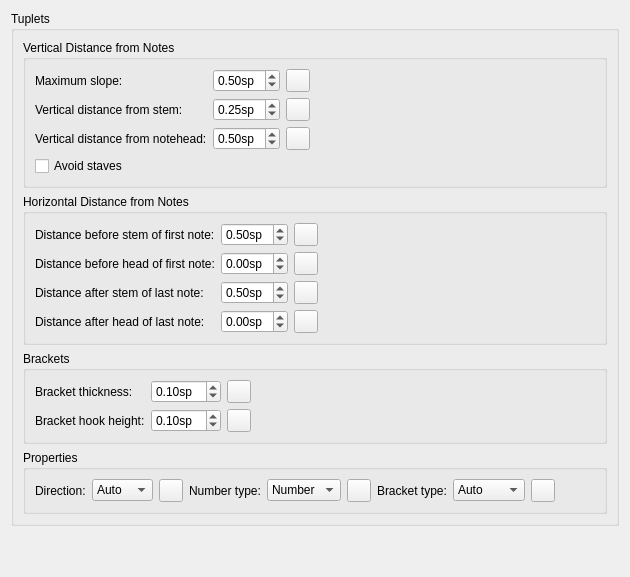
      <widget class="QWidget" name="PageTuplets">
       <layout class="QVBoxLayout" name="verticalLayout_301">
        <property name="spacing">
         <number>0</number>
        </property>
        <item>
         <widget class="QGroupBox" name="groupBox">
          <property name="title">
           <string>Tuplets</string>
          </property>
          <layout class="QVBoxLayout" name="verticalLayout_38">
           <item>
            <widget class="QGroupBox" name="verticalDistance">
             <property name="title">
              <string>Vertical Distance from Notes</string>
             </property>
             <layout class="QGridLayout" name="gridLayout_20">
              <item row="0" column="2">
               <widget class="QToolButton" name="resetTupletMaxSlope">
                <property name="sizePolicy">
                 <sizepolicy hsizetype="Fixed" vsizetype="Fixed">
                  <horstretch>0</horstretch>
                  <verstretch>0</verstretch>
                 </sizepolicy>
                </property>
                <property name="toolTip">
                 <string>Reset to default</string>
                </property>
                <property name="accessibleName">
                 <string>Reset 'Maximum slope' value</string>
                </property>
                <property name="text">
                 <string notr="true"/>
                </property>
                <property name="icon">
                 <iconset resource="musescore.qrc">
                  <normaloff>:/data/icons/edit-reset.svg</normaloff>:/data/icons/edit-reset.svg</iconset>
                </property>
               </widget>
              </item>
              <item row="0" column="0">
               <widget class="QLabel" name="label_48">
                <property name="text">
                 <string>Maximum slope:</string>
                </property>
                <property name="buddy">
                 <cstring>tupletMaxSlope</cstring>
                </property>
               </widget>
              </item>
              <item row="0" column="1">
               <widget class="QDoubleSpinBox" name="tupletMaxSlope">
                <property name="suffix">
                 <string extracomment="spatium unit">sp</string>
                </property>
                <property name="maximum">
                 <double>1.000000000000000</double>
                </property>
                <property name="singleStep">
                 <double>0.050000000000000</double>
                </property>
                <property name="value">
                 <double>0.500000000000000</double>
                </property>
               </widget>
              </item>
              <item row="1" column="0">
               <widget class="QLabel" name="label_49">
                <property name="text">
                 <string>Vertical distance from stem:</string>
                </property>
                <property name="buddy">
                 <cstring>tupletVStemDistance</cstring>
                </property>
               </widget>
              </item>
              <item row="1" column="2">
               <widget class="QToolButton" name="resetTupletVStemDistance">
                <property name="sizePolicy">
                 <sizepolicy hsizetype="Fixed" vsizetype="Fixed">
                  <horstretch>0</horstretch>
                  <verstretch>0</verstretch>
                 </sizepolicy>
                </property>
                <property name="toolTip">
                 <string>Reset to default</string>
                </property>
                <property name="accessibleName">
                 <string>Reset 'Vertical distance from stem' value</string>
                </property>
                <property name="text">
                 <string notr="true"/>
                </property>
                <property name="icon">
                 <iconset resource="musescore.qrc">
                  <normaloff>:/data/icons/edit-reset.svg</normaloff>:/data/icons/edit-reset.svg</iconset>
                </property>
               </widget>
              </item>
              <item row="2" column="1">
               <widget class="QDoubleSpinBox" name="tupletVHeadDistance">
                <property name="suffix">
                 <string>sp</string>
                </property>
                <property name="minimum">
                 <double>-5.000000000000000</double>
                </property>
                <property name="maximum">
                 <double>5.000000000000000</double>
                </property>
                <property name="singleStep">
                 <double>0.050000000000000</double>
                </property>
                <property name="value">
                 <double>0.500000000000000</double>
                </property>
               </widget>
              </item>
              <item row="2" column="2">
               <widget class="QToolButton" name="resetTupletVHeadDistance">
                <property name="sizePolicy">
                 <sizepolicy hsizetype="Fixed" vsizetype="Fixed">
                  <horstretch>0</horstretch>
                  <verstretch>0</verstretch>
                 </sizepolicy>
                </property>
                <property name="toolTip">
                 <string>Reset to default</string>
                </property>
                <property name="accessibleName">
                 <string>Reset 'Vertical distance from notehead' value</string>
                </property>
                <property name="text">
                 <string notr="true"/>
                </property>
                <property name="icon">
                 <iconset resource="musescore.qrc">
                  <normaloff>:/data/icons/edit-reset.svg</normaloff>:/data/icons/edit-reset.svg</iconset>
                </property>
               </widget>
              </item>
              <item row="2" column="0">
               <widget class="QLabel" name="label_50">
                <property name="text">
                 <string>Vertical distance from notehead:</string>
                </property>
                <property name="buddy">
                 <cstring>tupletVHeadDistance</cstring>
                </property>
               </widget>
              </item>
              <item row="1" column="1">
               <widget class="QDoubleSpinBox" name="tupletVStemDistance">
                <property name="suffix">
                 <string>sp</string>
                </property>
                <property name="minimum">
                 <double>-5.000000000000000</double>
                </property>
                <property name="maximum">
                 <double>5.000000000000000</double>
                </property>
                <property name="singleStep">
                 <double>0.050000000000000</double>
                </property>
                <property name="value">
                 <double>0.250000000000000</double>
                </property>
               </widget>
              </item>
              <item row="0" column="3">
               <spacer name="horizontalSpacer_28">
                <property name="orientation">
                 <enum>Qt::Horizontal</enum>
                </property>
                <property name="sizeHint" stdset="0">
                 <size>
                  <width>40</width>
                  <height>20</height>
                 </size>
                </property>
               </spacer>
              </item>
              <item row="3" column="0" colspan="3">
               <widget class="QCheckBox" name="tupletOutOfStaff">
                <property name="text">
                 <string>Avoid staves</string>
                </property>
               </widget>
              </item>
             </layout>
            </widget>
           </item>
           <item>
            <widget class="QGroupBox" name="groupBox_26">
             <property name="title">
              <string>Horizontal Distance from Notes</string>
             </property>
             <layout class="QGridLayout" name="gridLayout_17">
              <item row="1" column="1">
               <widget class="QDoubleSpinBox" name="tupletNoteLeftDistance">
                <property name="suffix">
                 <string>sp</string>
                </property>
                <property name="minimum">
                 <double>-5.000000000000000</double>
                </property>
                <property name="maximum">
                 <double>5.000000000000000</double>
                </property>
                <property name="singleStep">
                 <double>0.050000000000000</double>
                </property>
               </widget>
              </item>
              <item row="2" column="0">
               <widget class="QLabel" name="label_56">
                <property name="text">
                 <string>Distance after stem of last note:</string>
                </property>
                <property name="buddy">
                 <cstring>tupletStemRightDistance</cstring>
                </property>
               </widget>
              </item>
              <item row="0" column="1">
               <widget class="QDoubleSpinBox" name="tupletStemLeftDistance">
                <property name="suffix">
                 <string>sp</string>
                </property>
                <property name="minimum">
                 <double>-5.000000000000000</double>
                </property>
                <property name="maximum">
                 <double>5.000000000000000</double>
                </property>
                <property name="singleStep">
                 <double>0.050000000000000</double>
                </property>
                <property name="value">
                 <double>0.500000000000000</double>
                </property>
               </widget>
              </item>
              <item row="2" column="1">
               <widget class="QDoubleSpinBox" name="tupletStemRightDistance">
                <property name="suffix">
                 <string>sp</string>
                </property>
                <property name="minimum">
                 <double>-5.000000000000000</double>
                </property>
                <property name="maximum">
                 <double>5.000000000000000</double>
                </property>
                <property name="singleStep">
                 <double>0.050000000000000</double>
                </property>
                <property name="value">
                 <double>0.500000000000000</double>
                </property>
               </widget>
              </item>
              <item row="3" column="0">
               <widget class="QLabel" name="label_58">
                <property name="text">
                 <string>Distance after head of last note:</string>
                </property>
                <property name="buddy">
                 <cstring>tupletNoteRightDistance</cstring>
                </property>
               </widget>
              </item>
              <item row="3" column="2">
               <widget class="QToolButton" name="resetTupletNoteRightDistance">
                <property name="sizePolicy">
                 <sizepolicy hsizetype="Fixed" vsizetype="Fixed">
                  <horstretch>0</horstretch>
                  <verstretch>0</verstretch>
                 </sizepolicy>
                </property>
                <property name="toolTip">
                 <string>Reset to default</string>
                </property>
                <property name="accessibleName">
                 <string>Reset 'Distance after head of last note' value</string>
                </property>
                <property name="text">
                 <string notr="true"/>
                </property>
                <property name="icon">
                 <iconset resource="musescore.qrc">
                  <normaloff>:/data/icons/edit-reset.svg</normaloff>:/data/icons/edit-reset.svg</iconset>
                </property>
               </widget>
              </item>
              <item row="1" column="2">
               <widget class="QToolButton" name="resetTupletNoteLeftDistance">
                <property name="sizePolicy">
                 <sizepolicy hsizetype="Fixed" vsizetype="Fixed">
                  <horstretch>0</horstretch>
                  <verstretch>0</verstretch>
                 </sizepolicy>
                </property>
                <property name="toolTip">
                 <string>Reset to default</string>
                </property>
                <property name="accessibleName">
                 <string>Reset 'Distance before head of first note' value</string>
                </property>
                <property name="text">
                 <string notr="true"/>
                </property>
                <property name="icon">
                 <iconset resource="musescore.qrc">
                  <normaloff>:/data/icons/edit-reset.svg</normaloff>:/data/icons/edit-reset.svg</iconset>
                </property>
               </widget>
              </item>
              <item row="0" column="2">
               <widget class="QToolButton" name="resetTupletStemLeftDistance">
                <property name="sizePolicy">
                 <sizepolicy hsizetype="Fixed" vsizetype="Fixed">
                  <horstretch>0</horstretch>
                  <verstretch>0</verstretch>
                 </sizepolicy>
                </property>
                <property name="toolTip">
                 <string>Reset to default</string>
                </property>
                <property name="accessibleName">
                 <string>Reset 'Distance before stem of first note' value</string>
                </property>
                <property name="text">
                 <string notr="true"/>
                </property>
                <property name="icon">
                 <iconset resource="musescore.qrc">
                  <normaloff>:/data/icons/edit-reset.svg</normaloff>:/data/icons/edit-reset.svg</iconset>
                </property>
               </widget>
              </item>
              <item row="0" column="0">
               <widget class="QLabel" name="label_51">
                <property name="text">
                 <string>Distance before stem of first note:</string>
                </property>
                <property name="buddy">
                 <cstring>tupletStemLeftDistance</cstring>
                </property>
               </widget>
              </item>
              <item row="3" column="1">
               <widget class="QDoubleSpinBox" name="tupletNoteRightDistance">
                <property name="suffix">
                 <string>sp</string>
                </property>
                <property name="minimum">
                 <double>-5.000000000000000</double>
                </property>
                <property name="maximum">
                 <double>5.000000000000000</double>
                </property>
                <property name="singleStep">
                 <double>0.050000000000000</double>
                </property>
               </widget>
              </item>
              <item row="1" column="0">
               <widget class="QLabel" name="label_55">
                <property name="text">
                 <string>Distance before head of first note:</string>
                </property>
                <property name="buddy">
                 <cstring>tupletNoteLeftDistance</cstring>
                </property>
               </widget>
              </item>
              <item row="2" column="2">
               <widget class="QToolButton" name="resetTupletStemRightDistance">
                <property name="sizePolicy">
                 <sizepolicy hsizetype="Fixed" vsizetype="Fixed">
                  <horstretch>0</horstretch>
                  <verstretch>0</verstretch>
                 </sizepolicy>
                </property>
                <property name="toolTip">
                 <string>Reset to default</string>
                </property>
                <property name="accessibleName">
                 <string>Reset 'Distance after stem of last note' value</string>
                </property>
                <property name="text">
                 <string notr="true"/>
                </property>
                <property name="icon">
                 <iconset resource="musescore.qrc">
                  <normaloff>:/data/icons/edit-reset.svg</normaloff>:/data/icons/edit-reset.svg</iconset>
                </property>
               </widget>
              </item>
              <item row="0" column="3">
               <spacer name="horizontalSpacer_27">
                <property name="orientation">
                 <enum>Qt::Horizontal</enum>
                </property>
                <property name="sizeHint" stdset="0">
                 <size>
                  <width>40</width>
                  <height>20</height>
                 </size>
                </property>
               </spacer>
              </item>
             </layout>
            </widget>
           </item>
           <item>
            <widget class="QGroupBox" name="groupBox_19">
             <property name="title">
              <string>Brackets</string>
             </property>
             <layout class="QGridLayout" name="gridLayout_21">
              <item row="0" column="0">
               <widget class="QLabel" name="label_6">
                <property name="text">
                 <string>Bracket thickness:</string>
                </property>
                <property name="buddy">
                 <cstring>tupletBracketWidth</cstring>
                </property>
               </widget>
              </item>
              <item row="0" column="3">
               <spacer name="horizontalSpacer_29">
                <property name="orientation">
                 <enum>Qt::Horizontal</enum>
                </property>
                <property name="sizeHint" stdset="0">
                 <size>
                  <width>40</width>
                  <height>20</height>
                 </size>
                </property>
               </spacer>
              </item>
              <item row="0" column="2">
               <widget class="QToolButton" name="resetTupletBracketWidth">
                <property name="sizePolicy">
                 <sizepolicy hsizetype="Fixed" vsizetype="Fixed">
                  <horstretch>0</horstretch>
                  <verstretch>0</verstretch>
                 </sizepolicy>
                </property>
                <property name="toolTip">
                 <string>Reset to default</string>
                </property>
                <property name="accessibleName">
                 <string>Reset 'Bracket hook height' value</string>
                </property>
                <property name="text">
                 <string notr="true"/>
                </property>
                <property name="icon">
                 <iconset resource="musescore.qrc">
                  <normaloff>:/data/icons/edit-reset.svg</normaloff>:/data/icons/edit-reset.svg</iconset>
                </property>
               </widget>
              </item>
              <item row="1" column="0">
               <widget class="QLabel" name="label_187">
                <property name="text">
                 <string>Bracket hook height:</string>
                </property>
               </widget>
              </item>
              <item row="0" column="1">
               <widget class="QDoubleSpinBox" name="tupletBracketWidth">
                <property name="suffix">
                 <string>sp</string>
                </property>
                <property name="minimum">
                 <double>0.050000000000000</double>
                </property>
                <property name="maximum">
                 <double>1.000000000000000</double>
                </property>
                <property name="singleStep">
                 <double>0.050000000000000</double>
                </property>
                <property name="value">
                 <double>0.100000000000000</double>
                </property>
               </widget>
              </item>
              <item row="1" column="1">
               <widget class="QDoubleSpinBox" name="tupletBracketHookHeight">
                <property name="suffix">
                 <string>sp</string>
                </property>
                <property name="minimum">
                 <double>0.050000000000000</double>
                </property>
                <property name="maximum">
                 <double>10.000000000000000</double>
                </property>
                <property name="singleStep">
                 <double>0.050000000000000</double>
                </property>
                <property name="value">
                 <double>0.100000000000000</double>
                </property>
               </widget>
              </item>
              <item row="1" column="2">
               <widget class="QToolButton" name="resetTupletBracketHookHeight">
                <property name="sizePolicy">
                 <sizepolicy hsizetype="Fixed" vsizetype="Fixed">
                  <horstretch>0</horstretch>
                  <verstretch>0</verstretch>
                 </sizepolicy>
                </property>
                <property name="toolTip">
                 <string>Reset to default</string>
                </property>
                <property name="accessibleName">
                 <string>Reset 'Bracket thickness' value</string>
                </property>
                <property name="text">
                 <string notr="true"/>
                </property>
                <property name="icon">
                 <iconset resource="musescore.qrc">
                  <normaloff>:/data/icons/edit-reset.svg</normaloff>:/data/icons/edit-reset.svg</iconset>
                </property>
               </widget>
              </item>
             </layout>
            </widget>
           </item>
           <item>
            <widget class="QGroupBox" name="groupBox_30">
             <property name="title">
              <string>Properties</string>
             </property>
             <layout class="QGridLayout" name="gridLayout_19">
              <item row="0" column="0">
               <widget class="QLabel" name="label_114">
                <property name="text">
                 <string>Direction:</string>
                </property>
                <property name="buddy">
                 <cstring>tupletDirection</cstring>
                </property>
               </widget>
              </item>
              <item row="0" column="1">
               <widget class="QComboBox" name="tupletDirection">
                <item>
                 <property name="text">
                  <string>Auto</string>
                 </property>
                </item>
                <item>
                 <property name="text">
                  <string>Up</string>
                 </property>
                </item>
                <item>
                 <property name="text">
                  <string>Down</string>
                 </property>
                </item>
               </widget>
              </item>
              <item row="0" column="2">
               <widget class="QToolButton" name="resetTupletDirection">
                <property name="sizePolicy">
                 <sizepolicy hsizetype="Fixed" vsizetype="Fixed">
                  <horstretch>0</horstretch>
                  <verstretch>0</verstretch>
                 </sizepolicy>
                </property>
                <property name="toolTip">
                 <string>Reset to default</string>
                </property>
                <property name="accessibleName">
                 <string>Reset 'Direction' value</string>
                </property>
                <property name="text">
                 <string notr="true"/>
                </property>
                <property name="icon">
                 <iconset resource="musescore.qrc">
                  <normaloff>:/data/icons/edit-reset.svg</normaloff>:/data/icons/edit-reset.svg</iconset>
                </property>
               </widget>
              </item>
              <item row="0" column="4">
               <widget class="QComboBox" name="tupletNumberType">
                <item>
                 <property name="text">
                  <string>Number</string>
                 </property>
                </item>
                <item>
                 <property name="text">
                  <string>Ratio</string>
                 </property>
                </item>
                <item>
                 <property name="text">
                  <string comment="no tuplet number">None</string>
                 </property>
                </item>
               </widget>
              </item>
              <item row="0" column="3">
               <widget class="QLabel" name="label_115">
                <property name="text">
                 <string>Number type:</string>
                </property>
                <property name="buddy">
                 <cstring>tupletNumberType</cstring>
                </property>
               </widget>
              </item>
              <item row="0" column="8">
               <widget class="QToolButton" name="resetTupletBracketType">
                <property name="sizePolicy">
                 <sizepolicy hsizetype="Fixed" vsizetype="Fixed">
                  <horstretch>0</horstretch>
                  <verstretch>0</verstretch>
                 </sizepolicy>
                </property>
                <property name="toolTip">
                 <string>Reset to default</string>
                </property>
                <property name="accessibleName">
                 <string>Reset 'Bracket type' value</string>
                </property>
                <property name="text">
                 <string notr="true"/>
                </property>
                <property name="icon">
                 <iconset resource="musescore.qrc">
                  <normaloff>:/data/icons/edit-reset.svg</normaloff>:/data/icons/edit-reset.svg</iconset>
                </property>
               </widget>
              </item>
              <item row="0" column="7">
               <widget class="QComboBox" name="tupletBracketType">
                <item>
                 <property name="text">
                  <string>Auto</string>
                 </property>
                </item>
                <item>
                 <property name="text">
                  <string>Bracket</string>
                 </property>
                </item>
                <item>
                 <property name="text">
                  <string comment="no tuplet bracket">None</string>
                 </property>
                </item>
               </widget>
              </item>
              <item row="0" column="6">
               <widget class="QLabel" name="label_116">
                <property name="text">
                 <string>Bracket type:</string>
                </property>
                <property name="buddy">
                 <cstring>tupletBracketType</cstring>
                </property>
               </widget>
              </item>
              <item row="0" column="5">
               <widget class="QToolButton" name="resetTupletNumberType">
                <property name="sizePolicy">
                 <sizepolicy hsizetype="Fixed" vsizetype="Fixed">
                  <horstretch>0</horstretch>
                  <verstretch>0</verstretch>
                 </sizepolicy>
                </property>
                <property name="toolTip">
                 <string>Reset to default</string>
                </property>
                <property name="accessibleName">
                 <string>Reset 'Number type' value</string>
                </property>
                <property name="text">
                 <string notr="true"/>
                </property>
                <property name="icon">
                 <iconset resource="musescore.qrc">
                  <normaloff>:/data/icons/edit-reset.svg</normaloff>:/data/icons/edit-reset.svg</iconset>
                </property>
               </widget>
              </item>
              <item row="0" column="9">
               <spacer name="horizontalSpacer_26">
                <property name="orientation">
                 <enum>Qt::Horizontal</enum>
                </property>
                <property name="sizeHint" stdset="0">
                 <size>
                  <width>40</width>
                  <height>20</height>
                 </size>
                </property>
               </spacer>
              </item>
             </layout>
            </widget>
           </item>
          </layout>
         </widget>
        </item>
        <item>
         <spacer name="verticalSpacer_3">
          <property name="orientation">
           <enum>Qt::Vertical</enum>
          </property>
          <property name="sizeHint" stdset="0">
           <size>
            <width>20</width>
            <height>40</height>
           </size>
          </property>
         </spacer>
        </item>
       </layout>
      </widget>
